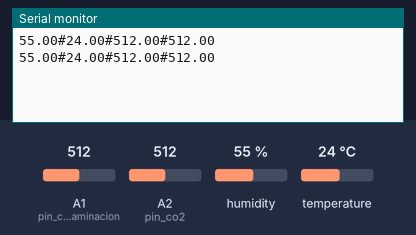
The sketch below on a simulated Arduino Mega 2560, built with avr-gcc and run on an emulated ATmega2560. On the bench: the last lines printed to the serial monitor. The inputs (shaded band) are chosen by the test bench; at power-on: humidity 55 %, A1 (pin_contaminacion) = 512, A2 (pin_co2) = 512, temperature 24 °C.

Above: at 4.8 s.
4.9 s: humidity set to 22 %
At 7.0 s:
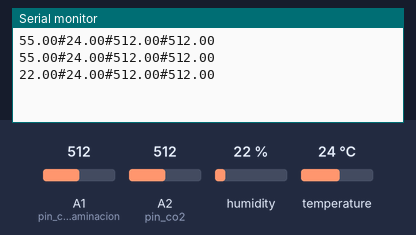
7.9 s: A1 (pin_contaminacion) set to 716
At 9.5 s:
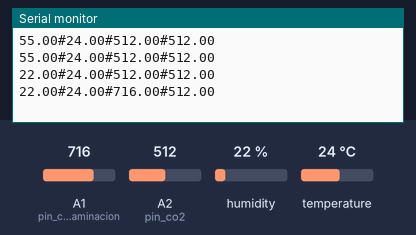
10.9 s: A2 (pin_co2) set to 716
At 13.2 s:
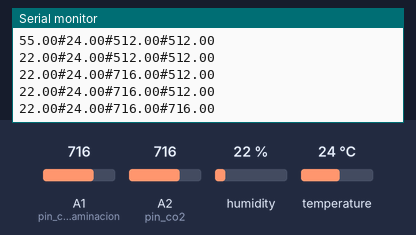
13.9 s: temperature set to 12 °C
At 15.6 s:
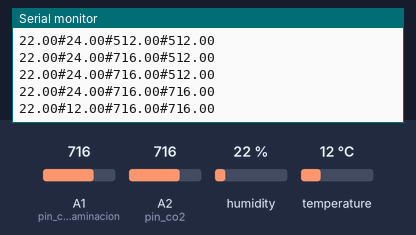
16.9 s: A1 (pin_contaminacion) set to 992
At 19.3 s:
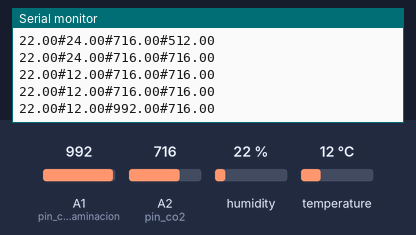
19.9 s: A2 (pin_co2) set to 992
At 20.6 s:
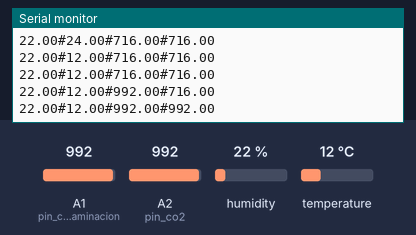
Timing chart, 0 to 22.9 s (numbered marks = the images above; inputs shaded):
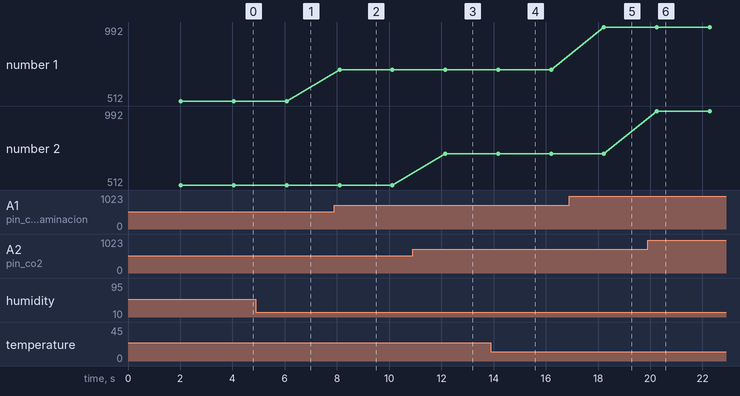

Measured:
- after the input at 4.9 s, the serial monitor: prints a new line after 1.2 s (image 1)
- after the input at 7.9 s, the serial monitor: prints a new line after 0.20 s (image 2)
- after the input at 10.9 s, the serial monitor: prints a new line after 1.3 s (image 3)
- after the input at 13.9 s, the serial monitor: prints a new line after 0.28 s (image 4)
- after the input at 16.9 s, the serial monitor: prints a new line after 1.3 s (image 5)
- after the input at 19.9 s, the serial monitor: prints a new line after 0.35 s (image 6)
- plotted number 1: 512 → 716 after the input at 7.9 s, 716 → 992 after the input at 16.9 s

The sketch:

medicion.ino
```cpp
#include <DHT.h>
#define DHTTYPE DHT11

int pin_contaminacion = A1;
int pin_co2 = A2;
int pin_humedad_temperatura = 22;

DHT dht(pin_humedad_temperatura, DHTTYPE);

float valor_contaminacion = 0;
float valor_co2 = 0;
float valor_humedad = 0;
float valor_temperatura = 0;

void setup()
{
    Serial.begin(9600);
    dht.begin();
}

void loop()
{
    delay(2000);

    valor_contaminacion = analogRead(pin_contaminacion);
    valor_co2 = analogRead(pin_co2);

    valor_humedad = dht.readHumidity();
    valor_temperatura = dht.readTemperature();

    if (isnan(valor_humedad) || isnan(valor_temperatura) || isnan(valor_contaminacion) || isnan(valor_co2))
    {
      Serial.println("*");
    }
    else
    {
        Serial.print(valor_humedad);
        Serial.print("#");
        Serial.print(valor_temperatura);
        Serial.print("#");
        Serial.print(valor_contaminacion);
        Serial.print("#");
        Serial.print(valor_co2);
        Serial.println("");
    }
}
```
